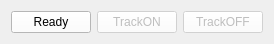
   <widget class="QWidget" name="horizontalLayoutWidget_4">
    <property name="geometry">
     <rect>
      <x>700</x>
      <y>100</y>
      <width>261</width>
      <height>41</height>
     </rect>
    </property>
    <layout class="QHBoxLayout" name="horizontalLayout_3">
     <item>
      <widget class="QPushButton" name="pushButton_1">
       <property name="autoFillBackground">
        <bool>false</bool>
       </property>
       <property name="styleSheet">
        <string notr="true">background-color: rgb(255, 255, 255);</string>
       </property>
       <property name="text">
        <string>Ready</string>
       </property>
      </widget>
     </item>
     <item>
      <widget class="QPushButton" name="pushButton_2">
       <property name="enabled">
        <bool>false</bool>
       </property>
       <property name="autoFillBackground">
        <bool>false</bool>
       </property>
       <property name="styleSheet">
        <string notr="true">background-color: rgb(255, 255, 255);</string>
       </property>
       <property name="text">
        <string>TrackON</string>
       </property>
       <property name="checkable">
        <bool>true</bool>
       </property>
      </widget>
     </item>
     <item>
      <widget class="QPushButton" name="pushButton_3">
       <property name="enabled">
        <bool>false</bool>
       </property>
       <property name="autoFillBackground">
        <bool>false</bool>
       </property>
       <property name="styleSheet">
        <string notr="true">background-color: rgb(255, 255, 255);</string>
       </property>
       <property name="text">
        <string>TrackOFF</string>
       </property>
       <property name="checkable">
        <bool>true</bool>
       </property>
      </widget>
     </item>
    </layout>
   </widget>
